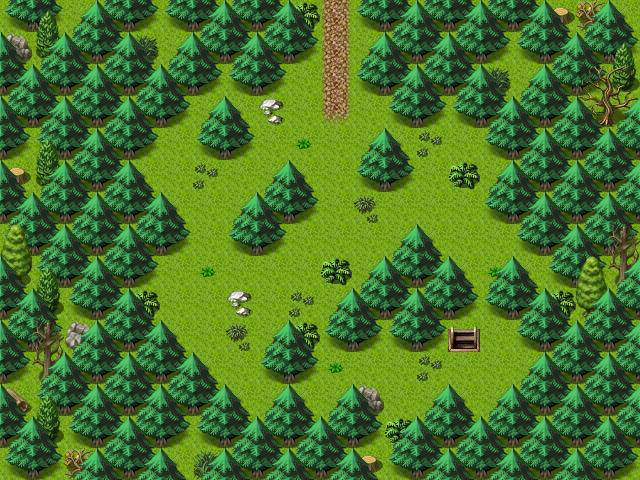

Below is a game level as drawn by its tile map, then a one-line description and the .tmx that defines it (tile-layer data replaced by summaries):
An orthogonal 20x15 tile map with 32x32 px tiles, 3 tile layers (Ground, Objects, Above), 1 hidden layer not drawn, 10 tilesets and 6 objects (4x spawn, 2x mapchange).

<map version="1.0" orientation="orthogonal" width="20" height="15" tilewidth="32" tileheight="32">
    <properties>
        <property name="outdoors" value="1" />
    </properties>
    <tileset firstgid="1" name="map_6" tilewidth="32" tileheight="32">
        <image source="../drawable/map_6.png" width="256" height="256" />
    </tileset>
    <tileset firstgid="65" name="map_4" tilewidth="32" tileheight="32">
        <image source="../drawable/map_4.png" width="256" height="256" />
    </tileset>
    <tileset firstgid="129" name="map_7" tilewidth="32" tileheight="32">
        <image source="../drawable/map_7.png" width="256" height="256" />
    </tileset>
    <tileset firstgid="193" name="map_17" tilewidth="32" tileheight="32">
        <image source="../drawable/map_17.png" width="256" height="256" />
    </tileset>
    <tileset firstgid="257" name="map_5" tilewidth="32" tileheight="32">
        <image source="../drawable/map_5.png" width="256" height="256" />
    </tileset>
    <tileset firstgid="321" name="map_9" tilewidth="32" tileheight="32">
        <image source="../drawable/map_9.png" width="256" height="256" />
    </tileset>
    <tileset firstgid="385" name="map_19" tilewidth="32" tileheight="32">
        <image source="../drawable/map_19.png" width="256" height="256" />
    </tileset>
    <tileset firstgid="449" name="map_1" tilewidth="32" tileheight="32">
        <image source="../drawable/map_1.png" width="256" height="256" />
    </tileset>
    <tileset firstgid="513" name="map_25" tilewidth="32" tileheight="32">
        <image source="../drawable/map_25.png" width="256" height="256" />
    </tileset>
    <tileset firstgid="577" name="map_2" tilewidth="32" tileheight="32">
        <image source="../drawable/map_2.png" width="256" height="256" />
    </tileset>
    <layer name="Ground" width="20" height="15">
        <data>[300 cells, 300 non-empty, 1 distinct tile ids]</data>
    </layer>
    <layer name="Objects" width="20" height="15">
        <data>[300 cells, 230 non-empty, 22 distinct tile ids]</data>
    </layer>
    <layer name="Above" width="20" height="15">
        <data>[300 cells, 110 non-empty, 7 distinct tile ids]</data>
    </layer>
    <layer name="Walkable" width="20" height="15" visible="0">
        <data>[300 cells, 218 non-empty, 1 distinct tile ids]</data>
    </layer>
    <objectgroup name="Mapevents">
        <object name="down" type="mapchange" x="448" y="320" width="32" height="32">
            <properties>
                <property name="map" value="clearing_level1" />
                <property name="place" value="up" />
            </properties>
        </object>
        <object name="north" type="mapchange" x="320" y="0" width="32" height="32">
            <properties>
                <property name="map" value="wild11" />
                <property name="place" value="south" />
            </properties>
        </object>
    </objectgroup>
    <objectgroup name="Spawn" visible="0">
        <object name="pack1" type="spawn" x="384" y="352" width="32" height="64">
            <properties>
                <property name="quantity" value="2" />
                <property name="spawngroup" value="pack1" />
            </properties>
        </object>
        <object name="pack2" type="spawn" x="256" y="384" width="32" height="32">
            <properties>
                <property name="spawngroup" value="pack2" />
            </properties>
        </object>
        <object name="pack1_1" type="spawn" x="160" y="256" width="192" height="96">
            <properties>
                <property name="quantity" value="2" />
                <property name="spawngroup" value="pack1" />
            </properties>
        </object>
        <object name="pack1_2" type="spawn" x="128" y="96" width="384" height="160">
            <properties>
                <property name="quantity" value="3" />
                <property name="spawngroup" value="pack1" />
            </properties>
        </object>
    </objectgroup>
    <objectgroup name="Keys" />
</map>
